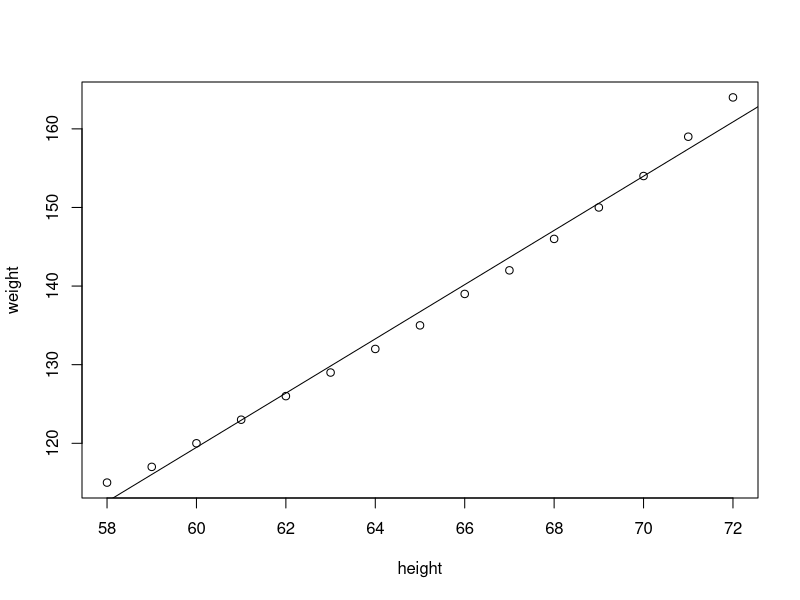
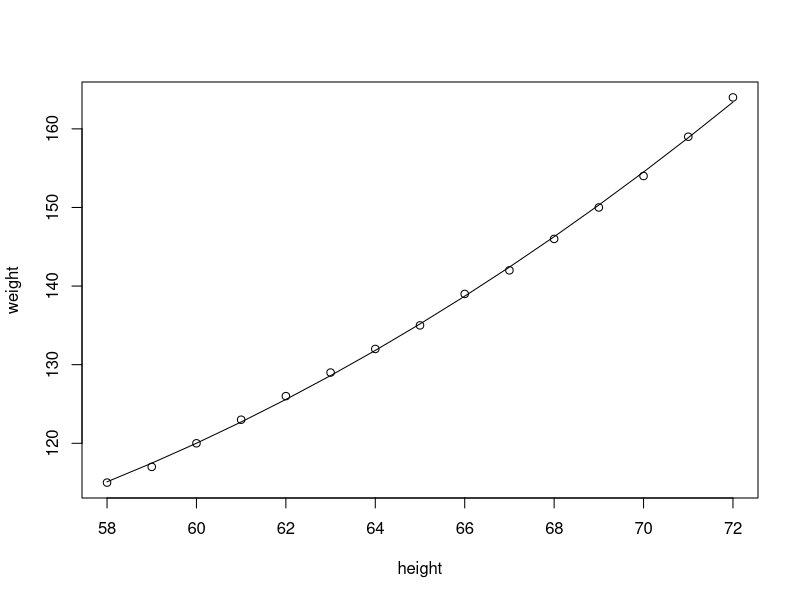
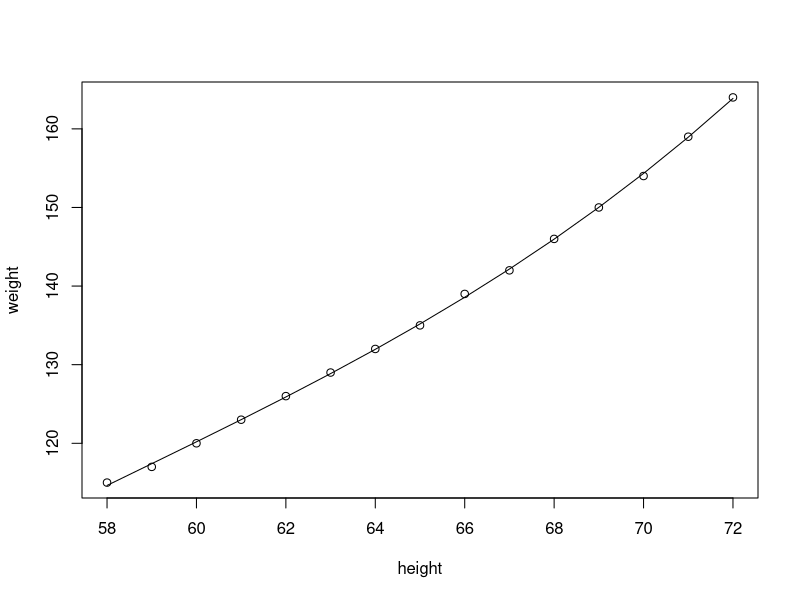

These charts were generated, in order, by the following R code:

# Simple Linear Regression -------------------------------------------------------

# model fitting and object functions
fit_linear <- lm(weight ~ height, data = women)

fitsum <- summary(fit_linear)                   # model summary
fitted(fit_linear)                              # fitted values
resid(fit_linear)                               # residuals

sqrt(fitsum$r.squared) * 100             # correlation (sqrt of R^2)

# draw plot with fit line
plot(women)                              
abline(fit_linear)


# Polynomial Regression ----------------------------------------------------------

fit_poly <- lm(weight ~ height + I(height ^ 2), data = women)

summary(fit_poly)

plot(women)
lines(women$height, fitted(fit_poly))


fit_poly3 <- lm(weight ~ height + I(height ^ 2) + I(height ^ 3), data = women)

summary(fit_poly3)

plot(women)
lines(women$height, fitted(fit_poly3))


# Multiple Linear Regression ---------------------------------------------------

states <- as.data.frame(
  state.x77[ ,c("Murder", "Population", "Illiteracy", "Income", "Frost")]
)

fit_mult <- lm(
  Murder ~ Population + Illiteracy + Income + Frost,
  data = states
)

summary(fit_mult)

# adding interactions
fit_mult2 <- lm(
  mpg ~ hp + wt + hp:wt,
  data = mtcars
)

summary(fit_mult2)

fit_mult3 <- lm(
  mpg ~ hp * wt,
  data = mtcars
)

